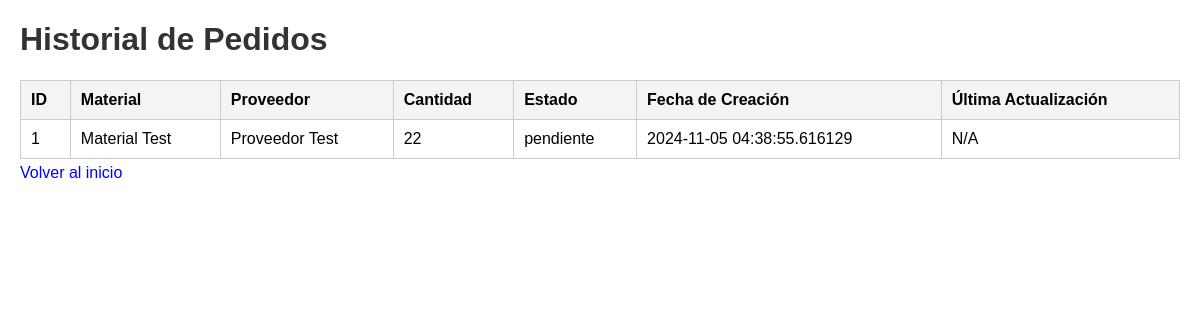
The page /historial_pedidos on the database as committed earlier.
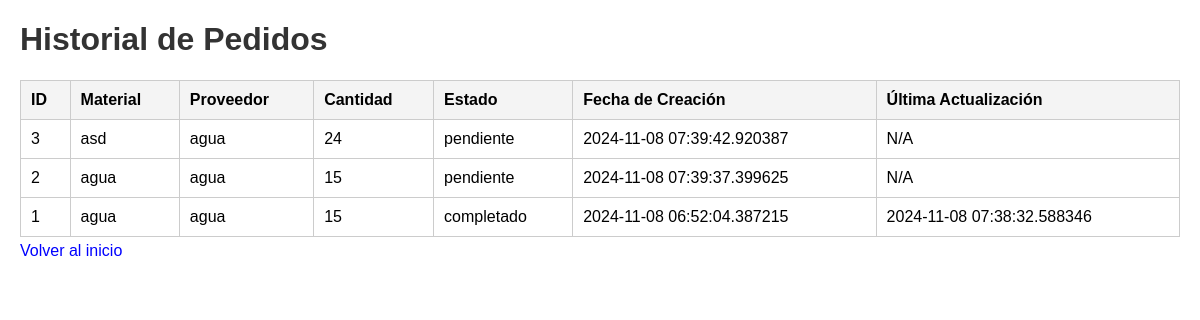
The same page on the database as committed later.
### models.py (models this page shows)
class Pedido(db.Model):
    __tablename__ = 'pedidos'
    id = db.Column(db.Integer, primary_key=True)
    material_id = db.Column(db.Integer, db.ForeignKey('materiales.id'), nullable=False)
    proveedor_id = db.Column(db.Integer, db.ForeignKey('proveedores.id'), nullable=False)
    cantidad = db.Column(db.Integer, nullable=False)
    estado = db.Column(db.String(20), nullable=False, default='pendiente')
    fecha_creacion = db.Column(db.DateTime, nullable=False, default=datetime.utcnow)
    fecha_actualizacion = db.Column(db.DateTime, onupdate=datetime.utcnow)
    material = db.relationship('Material', backref='pedidos')
    proveedor = db.relationship('Proveedor', backref='pedidos')

class Material(db.Model):
    __tablename__ = 'materiales'
    id = db.Column(db.Integer, primary_key=True)
    nombre = db.Column(db.String(100), nullable=False)
    cantidad_actual = db.Column(db.Integer, nullable=False)
    cantidad_minima = db.Column(db.Integer, nullable=False)
    proveedor_id = db.Column(db.Integer, db.ForeignKey('proveedores.id'), nullable=False)
    productos_id = db.Column(db.Integer, db.ForeignKey('productos.id'), nullable=True)
    fecha_creacion = db.Column(db.DateTime, nullable=False, default=datetime.utcnow)
    ultima_actualizacion = db.Column(db.DateTime, nullable=False, default=datetime.utcnow, onupdate=datetime.utcnow)

class Proveedor(db.Model):
    __tablename__ = 'proveedores'
    id = db.Column(db.Integer, primary_key=True)
    nombre = db.Column(db.String(100), nullable=False)
    telefono = db.Column(db.String(20), nullable=False)
    email = db.Column(db.String(120), nullable=False)
    materiales = db.relationship('Material', backref='proveedor_rel', lazy=True)

### app.py (the view)
@app.route('/historial_pedidos')
def historial_pedidos():
    pedidos = Pedido.query.order_by(Pedido.fecha_creacion.desc()).all()
    return render_template('historial_pedidos.html', pedidos=pedidos)

### templates/historial_pedidos.html (shortened to what this page needs)
<!DOCTYPE html>
<html lang="es">
<head>
    <link rel="stylesheet" href="{{ url_for('static', filename='styles.css') }}">
</head>
<body>
    <h1>Historial de Pedidos</h1>
    <table>
        <tr>
            <th>ID</th>
            <th>Material</th>
            <th>Proveedor</th>
            <th>Cantidad</th>
            <th>Estado</th>
            <th>Fecha de Creación</th>
            <th>Última Actualización</th>
        </tr>
        {% for pedido in pedidos %}
        <tr>
            <td>{{ pedido.id }}</td>
            <td>{{ pedido.material.nombre }}</td>
            <td>{{ pedido.proveedor.nombre }}</td>
            <td>{{ pedido.cantidad }}</td>
            <td>{{ pedido.estado }}</td>
            <td>{{ pedido.fecha_creacion }}</td>
            <td>{{ pedido.fecha_actualizacion or 'N/A' }}</td>
        </tr>
        {% endfor %}
    </table>
    <a href="{{ url_for('index') }}">Volver al inicio</a>
</body>
</html>

Rows that differ between the two databases and show on the page:
added Pedido: id "3", material.nombre "asd", proveedor.nombre "agua", cantidad "24", estado "pendiente", fecha_creacion "2024-11-08 07:39:42.920387", fecha_actualizacion "N/A"
added Pedido: id "2", material.nombre "agua", proveedor.nombre "agua", cantidad "15", estado "pendiente", fecha_creacion "2024-11-08 07:39:37.399625", fecha_actualizacion "N/A"
changed Pedido id 1: material.nombre "Material Test" → "agua"; proveedor.nombre "Proveedor Test" → "agua"; cantidad "22" → "15"; estado "pendiente" → "completado"; fecha_creacion "2024-11-05 04:38:55.616129" → "2024-11-08 06:52:04.387215"; fecha_actualizacion "N/A" → "2024-11-08 07:38:32.588346"
